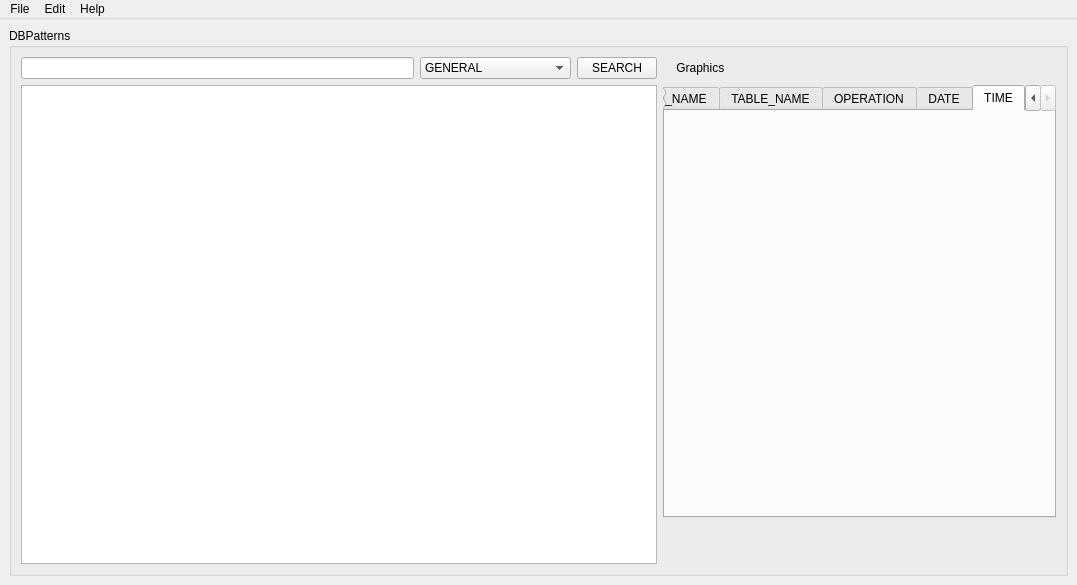
<?xml version="1.0" encoding="UTF-8"?>
<ui version="4.0">
 <class>MainWindow</class>
 <widget class="QMainWindow" name="MainWindow">
  <property name="geometry">
   <rect>
    <x>0</x>
    <y>0</y>
    <width>1077</width>
    <height>585</height>
   </rect>
  </property>
  <property name="windowTitle">
   <string>DB_Patterns</string>
  </property>
  <property name="windowIcon">
   <iconset>
    <normaloff>icon.png</normaloff>icon.png</iconset>
  </property>
  <property name="animated">
   <bool>false</bool>
  </property>
  <widget class="QWidget" name="centralwidget">
   <layout class="QVBoxLayout" name="verticalLayout_3">
    <item>
     <layout class="QGridLayout" name="gridLayout">
      <item row="0" column="0">
       <widget class="QGroupBox" name="groupBox">
        <property name="title">
         <string>DBPatterns</string>
        </property>
        <layout class="QGridLayout" name="gridLayout_2">
         <item row="0" column="0">
          <widget class="QLineEdit" name="filter"/>
         </item>
         <item row="0" column="2">
          <widget class="QPushButton" name="search">
           <property name="text">
            <string>SEARCH</string>
           </property>
          </widget>
         </item>
         <item row="0" column="1">
          <widget class="QComboBox" name="chooser">
           <item>
            <property name="text">
             <string>GENERAL</string>
            </property>
           </item>
           <item>
            <property name="text">
             <string>USER_NAME</string>
            </property>
           </item>
           <item>
            <property name="text">
             <string>TABLESPACE_NAME</string>
            </property>
           </item>
           <item>
            <property name="text">
             <string>TABLE_NAME</string>
            </property>
           </item>
           <item>
            <property name="text">
             <string>OPERATION</string>
            </property>
           </item>
           <item>
            <property name="text">
             <string>DATE</string>
            </property>
           </item>
           <item>
            <property name="text">
             <string>TIME</string>
            </property>
           </item>
           <item>
            <property name="text">
             <string>COMMIT</string>
            </property>
           </item>
          </widget>
         </item>
         <item row="1" column="5">
          <widget class="QTabWidget" name="graphics">
           <property name="currentIndex">
            <number>5</number>
           </property>
           <widget class="QWidget" name="tab_user">
            <attribute name="title">
             <string>USER</string>
            </attribute>
           </widget>
           <widget class="QWidget" name="tab_tbs_name">
            <attribute name="title">
             <string>TABLESPACE_NAME</string>
            </attribute>
           </widget>
           <widget class="QWidget" name="tab_tb_name">
            <attribute name="title">
             <string>TABLE_NAME</string>
            </attribute>
           </widget>
           <widget class="QWidget" name="tab_operation">
            <attribute name="title">
             <string>OPERATION</string>
            </attribute>
           </widget>
           <widget class="QWidget" name="tab_date">
            <attribute name="title">
             <string>DATE</string>
            </attribute>
           </widget>
           <widget class="QWidget" name="tab_time">
            <attribute name="title">
             <string>TIME</string>
            </attribute>
           </widget>
          </widget>
         </item>
         <item row="2" column="5">
          <spacer name="verticalSpacer">
           <property name="orientation">
            <enum>Qt::Vertical</enum>
           </property>
           <property name="sizeType">
            <enum>QSizePolicy::Fixed</enum>
           </property>
           <property name="sizeHint" stdset="0">
            <size>
             <width>20</width>
             <height>40</height>
            </size>
           </property>
          </spacer>
         </item>
         <item row="1" column="0" rowspan="2" colspan="3">
          <widget class="QTableView" name="tableView"/>
         </item>
         <item row="0" column="5">
          <widget class="QLabel" name="label">
           <property name="text">
            <string>    Graphics</string>
           </property>
          </widget>
         </item>
        </layout>
       </widget>
      </item>
     </layout>
    </item>
   </layout>
  </widget>
  <widget class="QMenuBar" name="menuBar">
   <property name="geometry">
    <rect>
     <x>0</x>
     <y>0</y>
     <width>1077</width>
     <height>21</height>
    </rect>
   </property>
   <widget class="QMenu" name="menuFile">
    <property name="title">
     <string>File</string>
    </property>
    <addaction name="actionNew_tab"/>
    <addaction name="actionNew"/>
    <addaction name="actionOpen"/>
    <addaction name="actionRecent"/>
    <addaction name="actionSave"/>
    <addaction name="actionSave_As"/>
    <addaction name="actionExit"/>
   </widget>
   <widget class="QMenu" name="menuEdit">
    <property name="title">
     <string>Edit</string>
    </property>
    <addaction name="actionCopy"/>
    <addaction name="actionCut"/>
    <addaction name="actionPaste"/>
    <addaction name="actionDelete"/>
    <addaction name="actionRedo"/>
    <addaction name="actionUndo"/>
    <addaction name="actionSelect_all"/>
   </widget>
   <widget class="QMenu" name="menuHelp">
    <property name="title">
     <string>Help</string>
    </property>
    <addaction name="actionAbout"/>
   </widget>
   <addaction name="menuFile"/>
   <addaction name="menuEdit"/>
   <addaction name="menuHelp"/>
  </widget>
  <action name="actionNew">
   <property name="text">
    <string>New</string>
   </property>
  </action>
  <action name="actionRecent">
   <property name="text">
    <string>Open Recent</string>
   </property>
  </action>
  <action name="actionExit">
   <property name="text">
    <string>Exit</string>
   </property>
  </action>
  <action name="actionCopy">
   <property name="text">
    <string>Copy</string>
   </property>
  </action>
  <action name="actionPaste">
   <property name="text">
    <string>Paste</string>
   </property>
  </action>
  <action name="actionDelete">
   <property name="text">
    <string>Delete</string>
   </property>
  </action>
  <action name="actionRedo">
   <property name="text">
    <string>Redo</string>
   </property>
  </action>
  <action name="actionUndo">
   <property name="text">
    <string>Undo</string>
   </property>
  </action>
  <action name="actionOpen">
   <property name="text">
    <string>Open...</string>
   </property>
  </action>
  <action name="actionNew_tab">
   <property name="text">
    <string>New tab</string>
   </property>
  </action>
  <action name="actionSave">
   <property name="text">
    <string>Save</string>
   </property>
  </action>
  <action name="actionSave_As">
   <property name="text">
    <string>Save As</string>
   </property>
  </action>
  <action name="actionRun">
   <property name="text">
    <string>Run</string>
   </property>
  </action>
  <action name="actionAbout">
   <property name="text">
    <string>About</string>
   </property>
  </action>
  <action name="actionCut">
   <property name="text">
    <string>Cut</string>
   </property>
  </action>
  <action name="actionSelect_all">
   <property name="text">
    <string>Select all</string>
   </property>
  </action>
  <action name="actionToolbar">
   <property name="text">
    <string>Toolbar</string>
   </property>
  </action>
  <action name="actionSteps">
   <property name="text">
    <string>StepByStep</string>
   </property>
  </action>
 </widget>
 <resources/>
 <connections/>
</ui>
